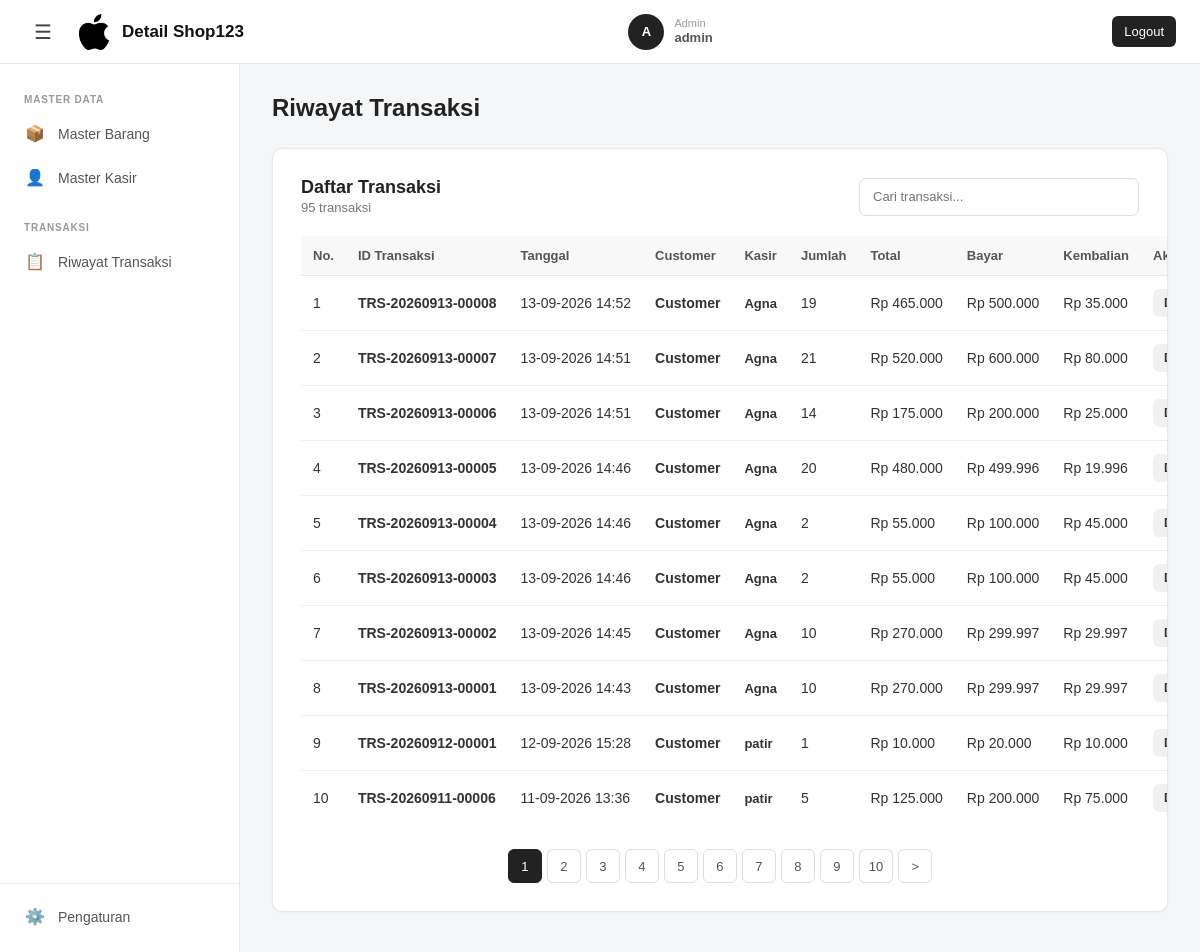
The page /admin/transaksi/transaksi.php (signed in) on the database its author committed.
### tables this page shows
CREATE TABLE IF NOT EXISTS `toko` (
  `id` int NOT NULL AUTO_INCREMENT,
  `nama_toko` varchar(60) NOT NULL,
  `no_hp_toko` varchar(20) NOT NULL,
  `alamat_toko` varchar(255) NOT NULL,
  `logo_toko` varchar(255) NOT NULL,
  PRIMARY KEY (`id`)
);

CREATE TABLE IF NOT EXISTS `transaksi` (
  `id` int NOT NULL AUTO_INCREMENT,
  `kode_transaksi` varchar(20) DEFAULT NULL,
  `id_customer` int NOT NULL,
  `id_kasir` int NOT NULL,
  `total_barang` int NOT NULL DEFAULT (0),
  `total_harga` int NOT NULL DEFAULT (0),
  `uang_bayar` int NOT NULL DEFAULT (0),
  `uang_kembali` int NOT NULL DEFAULT (0),
  `tanggal` datetime NOT NULL,
  PRIMARY KEY (`id`),
  UNIQUE KEY `unique_kode_transaksi` (`kode_transaksi`),
  KEY `FK_transaksi_customer` (`id_customer`),
  KEY `FK_transaksi_kasir` (`id_kasir`),
  CONSTRAINT `FK_transaksi_customer` FOREIGN KEY (`id_customer`) REFERENCES `customer` (`id`),
  CONSTRAINT `FK_transaksi_kasir` FOREIGN KEY (`id_kasir`) REFERENCES `kasir` (`id`)
);

CREATE TABLE IF NOT EXISTS `customer` (
  `id` int NOT NULL AUTO_INCREMENT,
  `nama` varchar(60) NOT NULL,
  `alamat` varchar(255) DEFAULT NULL,
  `no_hp` varchar(15) DEFAULT NULL,
  PRIMARY KEY (`id`)
);

CREATE TABLE IF NOT EXISTS `kasir` (
  `id` int NOT NULL AUTO_INCREMENT,
  `id_users` int DEFAULT NULL,
  `nama_kasir` varchar(60) DEFAULT NULL,
  PRIMARY KEY (`id`),
  KEY `FK_kasir_users` (`id_users`),
  CONSTRAINT `FK_kasir_users` FOREIGN KEY (`id_users`) REFERENCES `users` (`id`) ON DELETE CASCADE ON UPDATE CASCADE
);

### functions.php (called while the page is built, shortened)
<?php
$conn = mysqli_connect("localhost", "root", "", "transaksi");
mysqli_set_charset($conn, "utf8mb4");
function query($sql)
{
    global $conn;
    $result = mysqli_query($conn, $sql);
    $rows = [];
    while ($row = mysqli_fetch_assoc($result)) {
        $rows[] = $row;
    }
    return $rows;
}
function getAdminTransaksi($search = '', $page = 1, $perPage = 10)
{
    $search = trim($search);
    $page = (int) $page;
    $perPage = (int) $perPage;
    $offset = ($page - 1) * $perPage;
    $where = '';
    $totalData = query("
        SELECT COUNT(*) AS total
        FROM transaksi t
        INNER JOIN customer c
            ON c.id = t.id_customer
        INNER JOIN kasir k
            ON k.id = t.id_kasir
        $where
    ");
    $totalTransaksi = (int) (
        $totalData[0]['total'] ?? 0
    );
    $totalPages = max(
        1,
        (int) ceil($totalTransaksi / $perPage)
    );
    $transaksi = query("
        SELECT
            t.id,
            t.kode_transaksi,
            t.id_customer,
            t.id_kasir,
            t.total_barang,
            t.total_harga,
            t.uang_bayar,
            t.uang_kembali,
            t.tanggal,
            c.nama AS nama_customer,
            k.nama_kasir
        FROM transaksi t
        INNER JOIN customer c
            ON c.id = t.id_customer
        INNER JOIN kasir k
            ON k.id = t.id_kasir
        $where
        ORDER BY
            t.tanggal DESC,
            t.id DESC
        LIMIT $perPage
        OFFSET $offset
    ");
    return [
        'search' => $search,
        'perPage' => $perPage,
        'page' => $page,
        'offset' => $offset,
        'totalTransaksi' => $totalTransaksi,
        'totalPages' => $totalPages,
        'transaksi' => $transaksi
    ];
}
function getToko()
{
    global $conn;
    $result = mysqli_query($conn, "SELECT * FROM toko LIMIT 1");
    return mysqli_fetch_assoc($result);
}

### admin/transaksi/transaksi.php (the view, shortened to what this page needs)
<?php
require_once '../../functions.php';
$dataTransaksi = getAdminTransaksi(
    $_GET['search'] ?? '',
    (int) ($_GET['page'] ?? 1)
);
$search = $dataTransaksi['search'];
$page = $dataTransaksi['page'];
$offset = $dataTransaksi['offset'];
$totalTransaksi = $dataTransaksi['totalTransaksi'];
$totalPages = $dataTransaksi['totalPages'];
$transaksi = $dataTransaksi['transaksi'];
?>
<!DOCTYPE html>
<html lang="id">
<head>
    <link rel="stylesheet" href="/css/layout.css">
    <link rel="stylesheet" href="/css/admin-transaksi.css">
</head>
<body>
    <?php include '../../components/navbar.php'; ?>
    <?php include '../../components/sidebar.php'; ?>
    <div class="page-content">
        <header class="page-header">
            <h1>Riwayat Transaksi</h1>
        </header>
        <main class="page-main">
            <div class="table-card">
                <div class="table-header">
                    <div>
                        <h2>Daftar Transaksi</h2>
                        <span class="transaction-count">
                            <?= $totalTransaksi ?>
                            transaksi
                        </span>
                    </div>
                    <form method="GET" class="search-form">
                        <input type="text" name="search" class="search-input" placeholder="Cari transaksi..." value="<?= htmlspecialchars($search) ?>" autocomplete="off">
                    </form>
                </div>
                <?php if (empty($transaksi)): ?>
                    <div class="empty-data">
                        Belum ada transaksi.
                    </div>
                <?php else: ?>
                    <table class="data-table">
                        <thead>
                            <tr>
                                <th class="text-center">
                                    No.
                                </th>
                                <th>
                                    ID Transaksi
                                </th>
                                <th>
                                    Tanggal
                                </th>
                                <th>
                                    Customer
                                </th>
                                <th>
                                    Kasir
                                </th>
                                <th class="text-center">
                                    Jumlah
                                </th>
                                <th class="text-right">
                                    Total
                                </th>
                                <th class="text-right">
                                    Bayar
                                </th>
                                <th class="text-right">
                                    Kembalian
                                </th>
                                <th class="text-center">
                                    Aksi
                                </th>
                            </tr>
                        </thead>
                        <tbody>
                            <?php foreach ($transaksi as $index => $data): ?>
                                <?php $nomor = $offset + $index + 1;?>
                                <tr>
                                    <td class="text-left">
                                        <?= $nomor ?>
                                    </td>
                                    <td class="transaction-id">
                                        <?= htmlspecialchars($data['kode_transaksi']) ?>
                                    </td>
                                    <td>
                                        <?= date('d-m-Y H:i', strtotime($data['tanggal'])) ?>
                                    </td>
                                    <td class="customer-name">
                                        <?= htmlspecialchars($data['nama_customer']) ?>
                                    </td>
                                    <td class="kasir-name">
                                        <?= htmlspecialchars($data['nama_kasir']) ?>
                                    </td>
                                    <td class="text-left">
                                        <?= $data['total_barang'] ?>
                                    </td>
                                    <td class="text-left">Rp
                                        <?= number_format($data['total_harga'], 0, ',', '.') ?>
                                    </td>
                                    <td class="text-left">Rp
                                        <?= number_format($data['uang_bayar'], 0, ',', '.') ?>
                                    </td>
                                    <td class="text-left">Rp
                                        <?= number_format($data['uang_kembali'], 0, ',', '.') ?>
                                    </td>
                                    <td class="text-left">
                                        <a href="detail-transaksi.php?id=<?= $data['id'] ?>" class="button-detail">Detail</a>
                                    </td>
                                </tr>
                            <?php endforeach; ?>
                        </tbody>
                    </table>
                    <?php if ($totalPages > 1): ?>
                        <div class="pagination">
                            <?php for ($i = 1; $i <= $totalPages; $i++): ?>
                                <a href="?search=<?= urlencode($search) ?>&page=<?= $i ?>" class="pagination-button <?= $i === $page ? 'active' : '' ?>"><?= $i ?></a>
                            <?php endfor; ?>
                            <?php if ($page < $totalPages): ?>
                                <a href="?search=<?= urlencode($search) ?>&page=<?= $page + 1 ?>" class="pagination-button">></a>
                            <?php endif; ?>
                        </div>
                    <?php endif; ?>
                <?php endif; ?>
            </div>
        </main>
    </div>
</body>
</html>

### components/navbar.php
<?php
require_once __DIR__ . '/../functions.php';
$toko = getToko();
$nama_toko = $toko['nama_toko'] ?? 'Transaksi';
$logo_toko = $toko['logo_toko'] ?? '';
?>
<header class="navbar">
    <div class="navbar-left">
        <button
            type="button"
            class="menu-toggle"
            id="menuToggle"
            aria-label="Toggle sidebar"
        >
            ☰
        </button>
        <a class="brand">
            <?php if (!empty($logo_toko)): ?>
                <img src="/img/<?= htmlspecialchars($logo_toko); ?>" alt="Logo <?= htmlspecialchars($nama_toko); ?>" class="brand-logo">
            <?php else: ?>
                <span class="brand-logo-fallback">
                    T
                </span>
            <?php endif; ?>
            <span class="brand-text">
                <?= htmlspecialchars($nama_toko); ?>
            </span>
        </a>
    </div>
    <div class="navbar-right">
        <div class="kasir-profile">
            <div class="kasir-avatar">
                <?= strtoupper(substr($_SESSION['user']['username'], 0, 1)) ?>
            </div>
            <div class="kasir-info">
                <span class="kasir-label">
                    <?= ucfirst($_SESSION['user']['role']) ?>
                </span>
                <span class="kasir-name">
                    <?= htmlspecialchars($_SESSION['user']['username']) ?>
                </span>
            </div>
        </div>
    </div>
    <a href="/logout.php" class="logout-button">Logout</a>
</header>

### css/layout.css (style rules this page uses)
* { box-sizing: border-box; }
html, body { margin: 0; padding: 0; }
body { font-family: Arial, Helvetica, sans-serif; background: #f5f6f8; color: #222; }
.navbar { position: fixed; top: 0; left: 0; right: 0; width: 100%; height: 64px; display: flex; align-items: center; justify-content: space-between; padding: 0 24px; background: #ffffff; border-bottom: 1px solid #e5e7eb; z-index: 1000; position: fixed !important; }
.navbar-left { display: flex; align-items: center; gap: 14px; }
.menu-toggle { width: 38px !important; height: 38px; display: flex; align-items: center; justify-content: center; padding: 0 !important; border: none; border-radius: 7px; background: transparent !important; color: #444 !important; font-size: 20px !important; cursor: pointer; }
.brand { display: flex; align-items: center; gap: 10px; color: #222; text-decoration: none; }
.brand-text { font-size: 18px; font-weight: 700; }
.navbar-right { display: flex; align-items: center; }
.kasir-profile { display: flex; align-items: center; gap: 10px; }
.kasir-avatar { width: 36px; height: 36px; display: flex; align-items: center; justify-content: center; border-radius: 50%; background: #222; color: #fff; font-size: 13px; font-weight: 700; }
.kasir-info { display: flex; flex-direction: column; line-height: 1.2; }
.kasir-label { color: #999; font-size: 11px; }
.kasir-name { color: #222; font-size: 13px; font-weight: 600; }
.page-content { min-height: 100vh; margin-left: 240px; padding-top: 64px; transition: margin-left 0.25s ease; }
.logout-button { margin-left: 15px; padding: 8px 12px; border-radius: 6px; background: #222; color: #fff; text-decoration: none; font-size: 13px; }
.brand { display: flex; align-items: center; gap: 10px; text-decoration: none; color: #111; }
.brand-logo { width: 36px; height: 36px; object-fit: contain; border-radius: 6px; }
.brand-text { font-size: 17px; font-weight: 700; }
.page-header { padding: 30px 32px 20px; }
.page-header h1 { margin: 0 0 6px; font-size: 24px; font-weight: 700; color: #222; }
.page-main { padding: 0 32px 40px; }

### css/admin-transaksi.css (style rules this page uses)
.table-card { width: 100%; padding: 28px; background: #fff; border: 1px solid #e5e7eb; border-radius: 10px; box-shadow: 0 1px 3px rgba(0, 0, 0, 0.04); overflow-x: auto; }
.table-header { display: flex; align-items: center; justify-content: space-between; gap: 15px; margin-bottom: 20px; }
.table-header h2 { margin: 0; font-size: 18px; color: #222; }
.transaction-count { color: #777; font-size: 13px; }
.data-table { width: 100%; border-collapse: collapse; font-size: 14px; }
.data-table th { padding: 12px; background: #f8f8f8; border-bottom: 1px solid #e5e7eb; color: #555; font-size: 13px; font-weight: 600; text-align: left; white-space: nowrap; }
.data-table td { padding: 13px 12px; border-bottom: 1px solid #eee; color: #333; white-space: nowrap; }
.data-table tr:last-child td { border-bottom: none; }
.text-right { text-align: right; }
.text-center { text-align: center; }
.transaction-id { font-weight: 600; }
.button-detail { display: inline-flex; align-items: center; justify-content: center; padding: 7px 11px; border-radius: 6px; background: #f1f1f1; color: #333; text-decoration: none; font-size: 12px; font-weight: 600; }
.customer-name { font-weight: 600; }
.kasir-name { color: #555; }
.search-form { position: relative; width: 280px; }
.search-input { width: 100%; height: 38px; padding: 0 40px 0 13px; border: 1px solid #ddd; border-radius: 7px; outline: none; font-size: 13px; background: #fff; }
.pagination { display: flex; justify-content: center; align-items: center; gap: 5px; margin-top: 24px; }
.pagination-button { display: flex; align-items: center; justify-content: center; min-width: 34px; height: 34px; padding: 0 9px; border: 1px solid #ddd; border-radius: 6px; background: #fff; color: #555; text-decoration: none; font-size: 13px; }
.pagination-button.active { background: #222; border-color: #222; color: #fff; }

### rows shown on the page
toko: logo_toko (picture), nama_toko "Detail Shop123"
transaksi: nomor "1", kode_transaksi "TRS-20260913-00008", tanggal "13-09-2026 14:52", id_customer.nama "Customer", id_kasir.nama_kasir "Agna", total_barang "19", total_harga "465.000", uang_bayar "500.000", uang_kembali "35.000"
transaksi: nomor "2", kode_transaksi "TRS-20260913-00007", tanggal "13-09-2026 14:51", id_customer.nama "Customer", id_kasir.nama_kasir "Agna", total_barang "21", total_harga "520.000", uang_bayar "600.000", uang_kembali "80.000"
transaksi: nomor "3", kode_transaksi "TRS-20260913-00006", tanggal "13-09-2026 14:51", id_customer.nama "Customer", id_kasir.nama_kasir "Agna", total_barang "14", total_harga "175.000", uang_bayar "200.000", uang_kembali "25.000"
transaksi: nomor "4", kode_transaksi "TRS-20260913-00005", tanggal "13-09-2026 14:46", id_customer.nama "Customer", id_kasir.nama_kasir "Agna", total_barang "20", total_harga "480.000", uang_bayar "499.996", uang_kembali "19.996"
transaksi: nomor "5", kode_transaksi "TRS-20260913-00004", tanggal "13-09-2026 14:46", id_customer.nama "Customer", id_kasir.nama_kasir "Agna", total_barang "2", total_harga "55.000", uang_bayar "100.000", uang_kembali "45.000"
transaksi: nomor "6", kode_transaksi "TRS-20260913-00003", tanggal "13-09-2026 14:46", id_customer.nama "Customer", id_kasir.nama_kasir "Agna", total_barang "2", total_harga "55.000", uang_bayar "100.000", uang_kembali "45.000"
transaksi: nomor "7", kode_transaksi "TRS-20260913-00002", tanggal "13-09-2026 14:45", id_customer.nama "Customer", id_kasir.nama_kasir "Agna", total_barang "10", total_harga "270.000", uang_bayar "299.997", uang_kembali "29.997"
transaksi: nomor "8", kode_transaksi "TRS-20260913-00001", tanggal "13-09-2026 14:43", id_customer.nama "Customer", id_kasir.nama_kasir "Agna", total_barang "10", total_harga "270.000", uang_bayar "299.997", uang_kembali "29.997"
transaksi: nomor "9", kode_transaksi "TRS-20260912-00001", tanggal "12-09-2026 15:28", id_customer.nama "Customer", id_kasir.nama_kasir "patir", total_barang "1", total_harga "10.000", uang_bayar "20.000", uang_kembali "10.000"
transaksi: nomor "10", kode_transaksi "TRS-20260911-00006", tanggal "11-09-2026 13:36", id_customer.nama "Customer", id_kasir.nama_kasir "patir", total_barang "5", total_harga "125.000", uang_bayar "200.000", uang_kembali "75.000"

### other values the page prints
substr($_SESSION['user']['username'], 0, 1) "A"
$_SESSION['user']['role'] "Admin"
$_SESSION['user']['username'] "admin"
$totalTransaksi "95"
